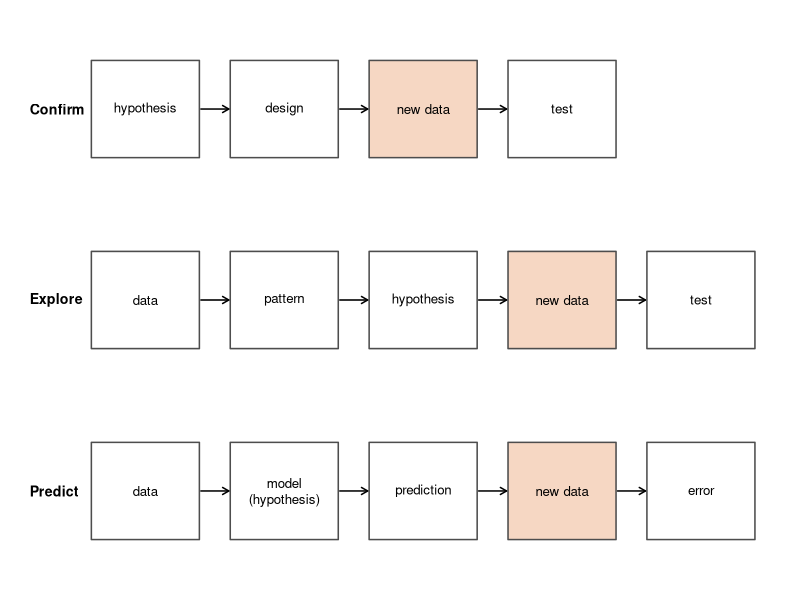
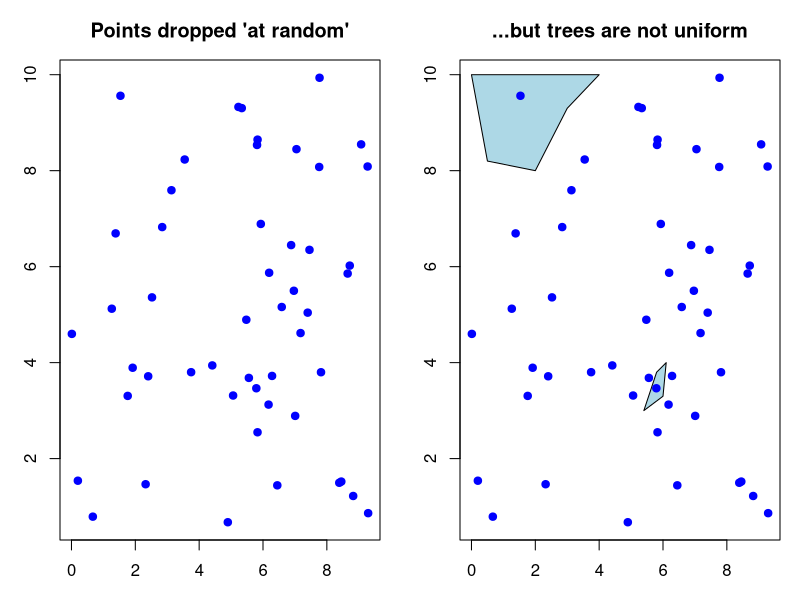
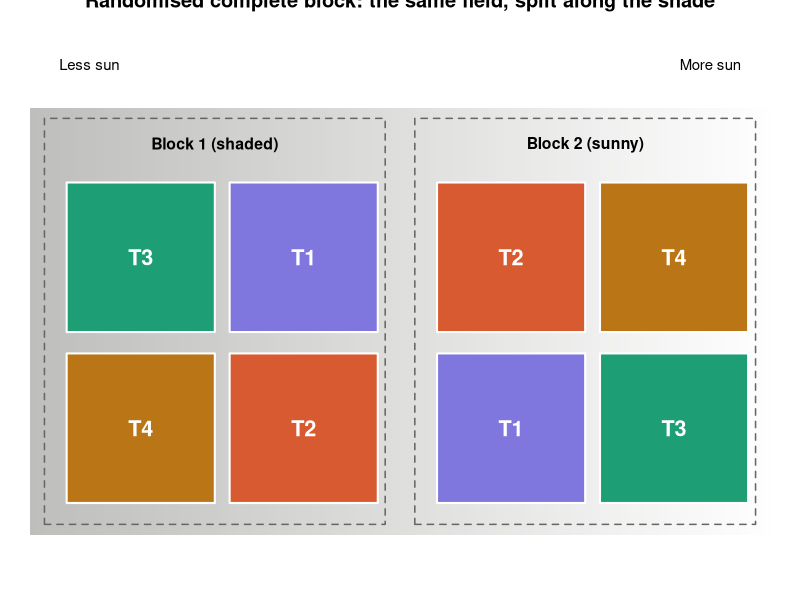
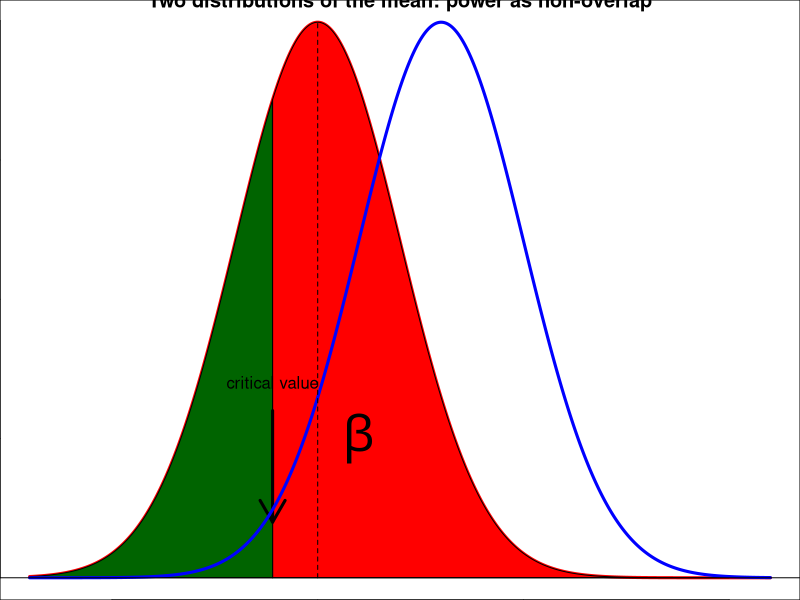
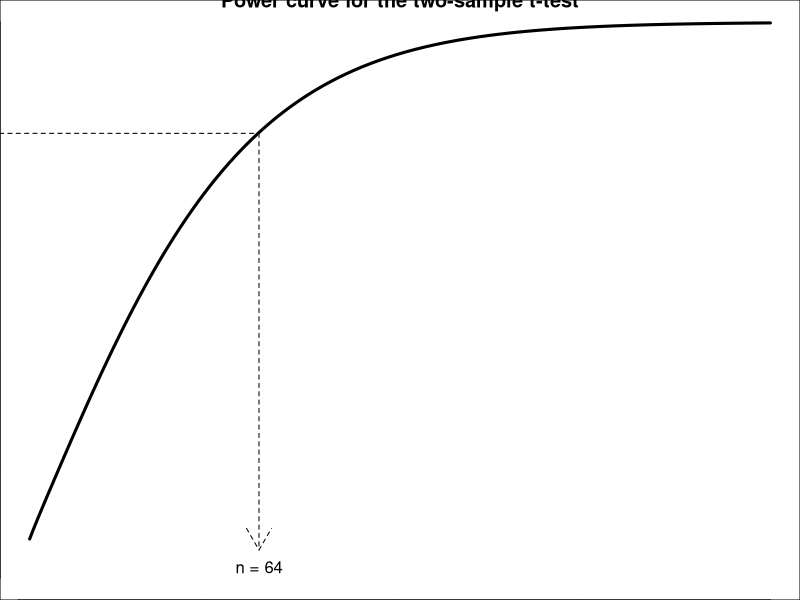
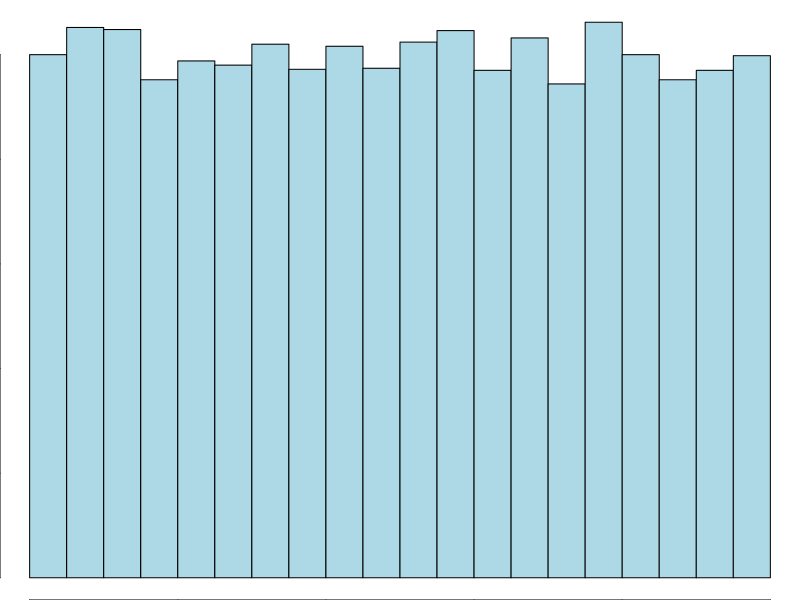
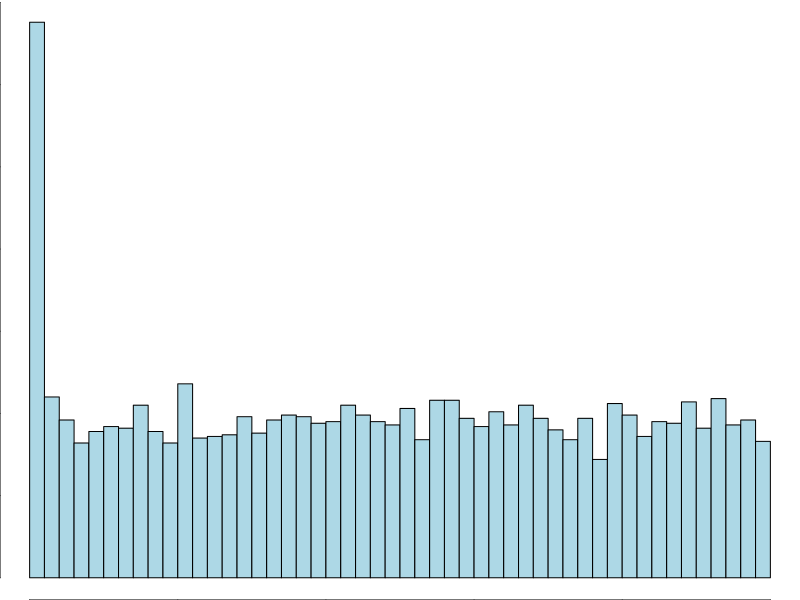
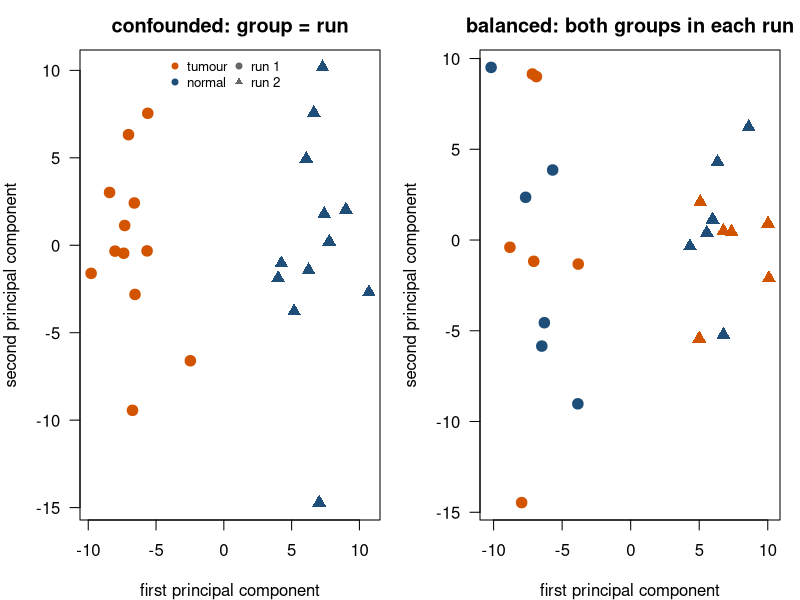

Here is the R script that generated these plots, in order:
## ---- chunk 1
#| code-fold: true
#| code-summary: "Code for the diagram"
#| fig-width: 8.5
#| fig-height: 3.6
#| fig-cap: "Three kinds of question, read from left to right. The orange box marks the point where data enter that played no part in forming the hypothesis or building the model. In confirmatory research these are the data of the study itself, because the hypothesis was fixed before they were collected. In exploration and prediction they have to be new data, and these have to be planned in the design. In the Explore row the hypothesis goes on to a test. In the Predict row the model is the hypothesis: it is used to make predictions, and the outcome is an error rate."
box <- function(x, y, label, fill = "white", border = "grey30") {
  rect(x - 0.7, y - 0.28, x + 0.7, y + 0.28, col = fill, border = border, lwd = 1.5)
  text(x, y, label, cex = 0.8)
}
chain <- function(y, labels, fills, title) {
  xs <- seq(1.5, by = 1.8, length.out = length(labels))
  text(0, y, title, adj = 0, font = 2, cex = 0.85)
  for (k in seq_along(labels)) box(xs[k], y, labels[k], fills[k])
  if (length(xs) > 1) arrows(xs[-length(xs)] + 0.72, y, xs[-1] - 0.72, y, length = 0.07, lwd = 1.5)
}
new <- "#F6D7C3"; plain <- "white"
par(mar = c(0, 0, 0, 0))
plot(NA, xlim = c(0, 9.6), ylim = c(0.4, 3.6), axes = FALSE, xlab = "", ylab = "")
chain(3.1, c("hypothesis", "design", "new data", "test"), c(plain, plain, new, plain), "Confirm")
chain(2.0, c("data", "pattern", "hypothesis", "new data", "test"), c(plain, plain, plain, new, plain), "Explore")
chain(0.9, c("data", "model\n(hypothesis)", "prediction", "new data", "error"), c(plain, plain, plain, new, plain), "Predict")
## ---- chunk 2
#| code-fold: true
#| code-summary: "Code for plot below"
#|
set.seed(234)
x <- runif(50, 0, 10)
y <- runif(50, 0, 10)

op <- par(mfrow = c(1, 2), mar = c(3, 3, 3, 1))

plot(x, y, col = "blue", pch = 19, main = "Points dropped 'at random'",
     xlab = "", ylab = "")

plot(x, y, type = "n", main = "...but trees are not uniform",
     xlab = "", ylab = "")
polygon(c(0, 0.5, 2, 3, 4), c(10, 8.2, 8, 9.3, 10), col = "lightblue", lwd = 1)
polygon(c(5.4, 6.0, 6.1, 5.8), c(3, 3.3, 4, 3.8), col = "lightblue", lwd = 1)
points(x, y, pch = 19, col = "blue")

par(op)
## ---- chunk 3
#| code-fold: true
#| code-summary: "Plot generating code"
cols <- c(T1 = "#7F77DD", T2 = "#D85A30", T3 = "#1D9E75", T4 = "#BA7517")

plot(NA, xlim = c(0, 10), ylim = c(0, 5.2), axes = FALSE,
     xlab = "", ylab = "",
     main = "Randomised complete block: the same field, split along the shade")

# shade gradient: darker (less sun) on the left, fading to the right
ng <- 100
for (i in 1:ng) {
  rect((i - 1) * 10 / ng, 0.4, i * 10 / ng, 4.4,
       col = rgb(0.37, 0.37, 0.35, 0.40 * (1 - (i - 1) / ng)), border = NA)
}
text(0.4, 4.8, "Less sun", adj = 0, cex = 0.9)
text(9.6, 4.8, "More sun", adj = 1, cex = 0.9)

# the two blocks
rect(0.2, 0.5, 4.8, 4.3, border = "grey40", lty = 2, lwd = 1.5)
rect(5.2, 0.5, 9.8, 4.3, border = "grey40", lty = 2, lwd = 1.5)
text(2.5, 4.05, "Block 1 (shaded)", font = 2, cex = 0.95)
text(7.5, 4.05, "Block 2 (sunny)",  font = 2, cex = 0.95)

# helper: draw one plot cell
cell <- function(x, y, tr) {
  rect(x, y, x + 2, y + 1.4, col = cols[tr], border = "white", lwd = 2)
  text(x + 1, y + 0.7, tr, col = "white", font = 2, cex = 1.3)
}

# each block holds all four treatments, order randomised within the block
cell(0.5, 2.3, "T3"); cell(2.7, 2.3, "T1")
cell(0.5, 0.7, "T4"); cell(2.7, 0.7, "T2")
cell(5.5, 2.3, "T2"); cell(7.7, 2.3, "T4")
cell(5.5, 0.7, "T1"); cell(7.7, 0.7, "T3")
## ---- chunk 4
#| code-fold: true
#| code-summary: "Code plot below"
Length_M <- seq(8, 26, 0.01)
Density  <- dnorm(Length_M, 18, 2)   # distribution under H0 (mean 18)
Density2 <- dnorm(Length_M, 15, 2)   # distribution under HA (mean 15)

# critical value from the H0 curve
Critm <- 18 - 2 * 2.048

plot(Density2 ~ Length_M, type = "l", col = "red", lwd = 3,
     ylab = "Density", xlab = "Sample mean",
     main = "Two distributions of the mean: power as non-overlap")

# beta: the part of the HA curve in the non-rejection region (right of critical value)
cord.x <- c(Critm, seq(Critm, 25, 0.01), 25)
cord.y <- c(0, dnorm(seq(Critm, 25, 0.01), 15, 2), 0)
polygon(cord.x, cord.y, col = "red")

# power: the part of the HA curve past the critical value (left tail here)
cord.x <- c(8, seq(8, Critm, 0.01), Critm)
cord.y <- c(0, dnorm(seq(8, Critm, 0.01), 15, 2), 0)
polygon(cord.x, cord.y, col = "darkgreen")

arrows(Critm, 0.06, Critm, 0.02, lwd = 3)
text(Critm, 0.07, "critical value")
text(16, 0.05, expression(beta), cex = 3)

lines(Density ~ Length_M, col = "blue", lwd = 3)  # H0 for reference
abline(0, 0); segments(15, 0, 15, dnorm(15, 15, 2), lty = 2)
## ---- chunk 5
power.t.test(n = 15, delta = 1, sd = 2, sig.level = 0.05,
             alternative = "two.sided")
## ---- chunk 6
power.t.test(power = 0.8, delta = 1, sd = 2, sig.level = 0.05,
             alternative = "two.sided")
## ---- chunk 7
delta <- 1; sigma <- 2
c(normal_formula = 2 * (qnorm(0.975) + qnorm(0.80))^2 * sigma^2 / delta^2,
  power.t.test   = power.t.test(power = 0.8, delta = delta, sd = sigma)$n)
## ---- chunk 8
set.seed(1)
Males   <- rnorm(15, mean = 18, sd = 2)
Females <- rnorm(15, mean = 17, sd = 2)
t.test(Males, Females)$p.value
## ---- chunk 9
pval <- numeric(10000)
for (i in 1:10000) {
  A <- rnorm(20, 18, 2)   # true difference is 1, SD is 2
  B <- rnorm(20, 17, 2)
  pval[i] <- t.test(A, B)$p.value
}
sum(pval < 0.05) / 10000   # estimated power at n = 20
## ---- chunk 10
NN    <- 3:200
Power <- power.t.test(n = NN, delta = 1, sd = 2, sig.level = 0.05,
                      type = "two.sample", alternative = "two.sided")$power
plot(Power ~ NN, type = "l", lwd = 3, ylim = c(0, 1),
     main = "Power curve for the two-sample t-test",
     xlab = "n per group", ylab = "Power")
segments(-5, 0.8, 64, 0.8, lty = 2)
arrows(64, 0.8, 64, 0.05, lty = 2)
text(64, 0.02, "n = 64")
## ---- chunk 11
#| code-fold: true
#| code-summary: "Code: 10,000 t-tests on genes that do not differ"
set.seed(2026)
m     <- 10000
n_per <- 5
expr  <- matrix(rnorm(m * 2 * n_per), nrow = m)   # rows are genes; no real differences
A     <- expr[, 1:n_per]
B     <- expr[, n_per + 1:n_per]

# a two-sample t-test for every gene at once
s2    <- (apply(A, 1, var) + apply(B, 1, var)) / 2
tstat <- (rowMeans(A) - rowMeans(B)) / sqrt(s2 * 2 / n_per)
pval  <- 2 * pt(-abs(tstat), df = 2 * n_per - 2)

hist(pval, breaks = 20, col = "lightblue", main = "",
     xlab = "p-value (no gene truly differs)")
## ---- chunk 12
c(significant_at_0.05 = sum(pval < 0.05),
  expected            = 0.05 * m,
  bonferroni          = sum(pval < 0.05 / m),
  benjamini_hochberg  = sum(p.adjust(pval, method = "BH") < 0.05))
## ---- chunk 13
set.seed(505)
G <- 5000
X <- matrix(rnorm(G * 12), nrow = G)
X[1:250, 7:12] <- X[1:250, 7:12] + 2.5
group <- rep(c("control", "treated"), each = 6)
truly_changed <- seq_len(G) <= 250

p <- apply(X, 1, function(g) t.test(g[group == "control"], g[group == "treated"],
                                    var.equal = TRUE)$p.value)
hist(p, breaks = 40, col = "lightblue", main = "", xlab = "p-value")

summarise <- function(selected)
  c(discoveries = sum(selected), false_positives = sum(selected & !truly_changed),
    true_positives = sum(selected & truly_changed),
    false_fraction = round(sum(selected & !truly_changed) / max(1, sum(selected)), 3))
rbind(uncorrected        = summarise(p < 0.05),
      bonferroni         = summarise(p < 0.05 / G),
      benjamini_hochberg = summarise(p.adjust(p, "BH") < 0.05))
## ---- chunk 14
set.seed(2026)
n <- 100; p <- 50
X  <- matrix(rnorm(n * p), nrow = n, ncol = p)

# (a) and (b): cluster, then test the clusters
cl <- kmeans(X, centers = 2, nstart = 20)$cluster
p_values <- sapply(1:p, function(j) t.test(X[cl == 1, j], X[cl == 2, j])$p.value)
c(cluster_sizes = table(cl), p_below_0.05 = sum(p_values < 0.05),
  expected = 0.05 * p, after_BH = sum(p.adjust(p_values, method = "BH") < 0.05))
## ---- chunk 15
nearest <- function(Xnew, centers)
  apply(Xnew, 1, function(x) which.min(colSums((t(centers) - x)^2)))
agree <- function(a, b) max(mean(a == b), mean(a != b))

replicate_split <- function(X, seed) {
  set.seed(seed)
  disc <- sample(nrow(X), nrow(X) / 2); val <- setdiff(seq_len(nrow(X)), disc)
  km_disc <- kmeans(X[disc, ], centers = 2, nstart = 20)
  km_val  <- kmeans(X[val, ],  centers = 2, nstart = 20)
  agree(nearest(X[val, ], km_disc$centers), km_val$cluster)
}

Y <- X
Y[51:100, 1:10] <- Y[51:100, 1:10] + 1          # (e) a real subtype

rbind(pure_noise   = sapply(1:8, function(s) replicate_split(X, s)),
      real_subtype = sapply(1:8, function(s) replicate_split(Y, s)))
## ---- chunk 16
nearest_centroid_accuracy <- function(X_train, y_train, X_test, y_test) {
  m1 <- colMeans(X_train[y_train == 1, , drop = FALSE])
  m2 <- colMeans(X_train[y_train == 2, , drop = FALSE])
  d1 <- rowSums(sweep(X_test, 2, m1)^2)
  d2 <- rowSums(sweep(X_test, 2, m2)^2)
  mean(ifelse(d1 < d2, 1, 2) == y_test)
}
# two-sample t-test for every column of X at once
column_t_pvalues <- function(X, y) {
  a <- X[y == 1, , drop = FALSE]; b <- X[y == 2, , drop = FALSE]
  ss_a <- colSums(sweep(a, 2, colMeans(a))^2)
  ss_b <- colSums(sweep(b, 2, colMeans(b))^2)
  s2 <- (ss_a + ss_b) / (nrow(a) + nrow(b) - 2)
  t <- (colMeans(a) - colMeans(b)) / sqrt(s2 * (1 / nrow(a) + 1 / nrow(b)))
  2 * pt(-abs(t), nrow(a) + nrow(b) - 2)
}
## ---- chunk 17
one_study <- function() {
  X <- matrix(rnorm(40 * 1000), nrow = 40)
  y <- rep(1:2, each = 20)
  train <- c(sample(1:20, 10), sample(21:40, 10)); test <- setdiff(1:40, train)
  genes_all   <- order(column_t_pvalues(X, y))[1:20]                     # (a)
  genes_train <- order(column_t_pvalues(X[train, ], y[train]))[1:20]     # (b)
  acc_all   <- nearest_centroid_accuracy(X[train, genes_all], y[train],
                                         X[test, genes_all], y[test])
  acc_train <- nearest_centroid_accuracy(X[train, genes_train], y[train],
                                         X[test, genes_train], y[test])
  c(selected_on_all_samples = acc_all, selected_on_training_only = acc_train)
}
set.seed(1)
rowMeans(replicate(100, one_study()))                                     # (c)
## ---- chunk 18
#| code-fold: true
#| code-summary: "Code for the figure"
#| fig-width: 8.5
#| fig-height: 4.2
#| fig-cap: "The same technical batch effect, and no biological difference, in two designs. The samples are drawn by principal component analysis (Day 3), which places them along the directions in which they differ most. Left: all tumours were sequenced in run 1 and all normals in run 2. The two groups separate perfectly, and nothing in the data shows that the separation is caused by the run. Right: each run contains six tumours and six normals. The first component now separates the runs, and within each run tumours and normals are mixed. There is no biological signal, and the run effect can be estimated and removed."
set.seed(42)
n <- 24; p <- 500
group    <- rep(c("tumour", "normal"), each = 12)
run_conf <- ifelse(group == "tumour", "run 1", "run 2")          # confounded design
run_bal  <- rep(rep(c("run 1", "run 2"), each = 6), 2)           # balanced design
simulate <- function(run) {
  X <- matrix(rnorm(n * p), n, p)
  X[run == "run 2", 1:100] <- X[run == "run 2", 1:100] + 1       # technical effect only
  X
}
X_conf <- simulate(run_conf); X_bal <- simulate(run_bal)

draw <- function(X, run, main) {
  pc <- prcomp(X)$x
  plot(pc[, 1], pc[, 2], pch = ifelse(run == "run 1", 19, 17), cex = 1.4,
       col = ifelse(group == "tumour", "#D35400", "#1F4E79"), las = 1,
       xlab = "first principal component", ylab = "second principal component", main = main)
}
par(mfrow = c(1, 2), mar = c(4, 4, 2.5, 1))
draw(X_conf, run_conf, "confounded: group = run")
legend("top", bty = "n", cex = 0.8, ncol = 2, pch = c(19, 19, 19, 17),
       col = c("#D35400", "#1F4E79", "grey40", "grey40"),
       legend = c("tumour", "normal", "run 1", "run 2"))
draw(X_bal, run_bal, "balanced: both groups in each run")
## ---- chunk 19
# genes declared "differentially expressed" at a false discovery rate of 5%
p_conf <- apply(X_conf, 2, function(g) t.test(g ~ group)$p.value)
p_bal  <- apply(X_bal,  2, function(g) anova(lm(g ~ run_bal + group))["group", "Pr(>F)"])
c(confounded = sum(p.adjust(p_conf, "BH") < 0.05),
  balanced_with_run_in_model = sum(p.adjust(p_bal, "BH") < 0.05))
## ---- chunk 20
# (1) patients needed for a 90% chance of at least 10 members of a 5% subtype
n_try <- 50:600
min(n_try[1 - pbinom(9, n_try, 0.05) >= 0.9])

# (3) standard error of an 80% accuracy, and the test size for a 95% interval of +/- 5%
c(se_50_test_samples = sqrt(0.8 * 0.2 / 50),
  n_for_plus_minus_5 = ceiling(0.8 * 0.2 * (1.96 / 0.05)^2))
## ---- chunk 21
#| code-fold: true
#| code-summary: "Code for the figure"
#| fig-width: 6
#| fig-height: 4.4
#| fig-cap: "2,000 genes, all with the same true effect of 0.3 standard deviations, measured in a discovery study and in an independent replication, with 20 samples per group. The 20 genes with the largest discovery t-statistics (orange) have an estimated effect of about 1 in the discovery data, but only about 0.4 in the replication. They were selected partly because of luck, and the luck does not replicate."
set.seed(3)
G <- 2000; m <- 20; true_effect <- 0.3
study <- function() {
  a <- matrix(rnorm(m * G), m); b <- matrix(rnorm(m * G, true_effect), m)
  d <- colMeans(b) - colMeans(a)
  s <- sqrt((apply(a, 2, var) + apply(b, 2, var)) / 2)
  list(effect = d, t = d / (s * sqrt(2 / m)))
}
discovery <- study(); replication <- study()
top <- order(-discovery$t)[1:20]

par(mar = c(4, 4, 1, 1))
plot(discovery$effect, replication$effect, pch = 19, cex = 0.4, col = "grey75", las = 1, asp = 1,
     xlab = "estimated effect in discovery", ylab = "estimated effect in replication")
abline(0, 1, lty = 2); abline(h = true_effect, v = true_effect, col = "#1F4E79", lty = 3)
points(discovery$effect[top], replication$effect[top], pch = 19, col = "#D35400")
## ---- chunk 22
c(true_effect = true_effect,
  top20_in_discovery   = mean(discovery$effect[top]),
  top20_in_replication = mean(replication$effect[top]))

# replicates per group for 80% power: on the discovery estimate, and on the truth
c(planned_on_discovery = power.t.test(power = 0.8, delta = mean(discovery$effect[top]))$n,
  needed_for_truth     = power.t.test(power = 0.8, delta = true_effect)$n)
